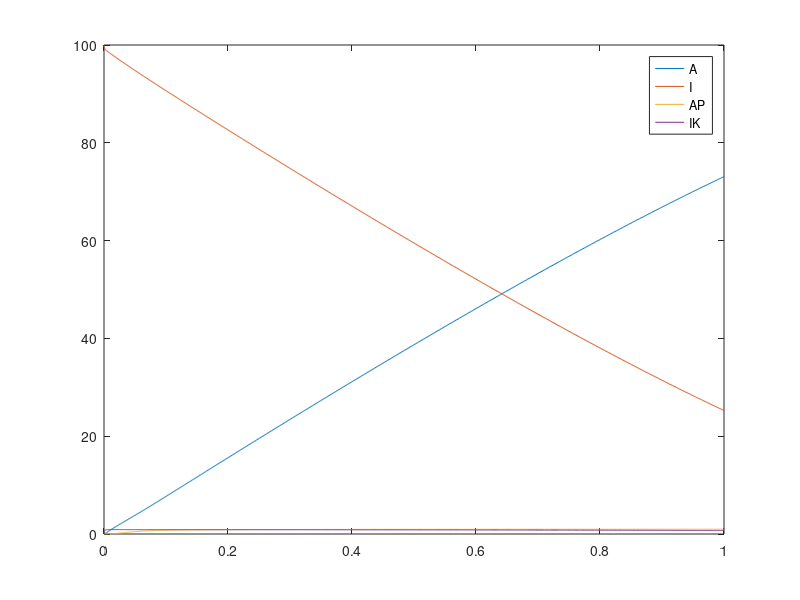
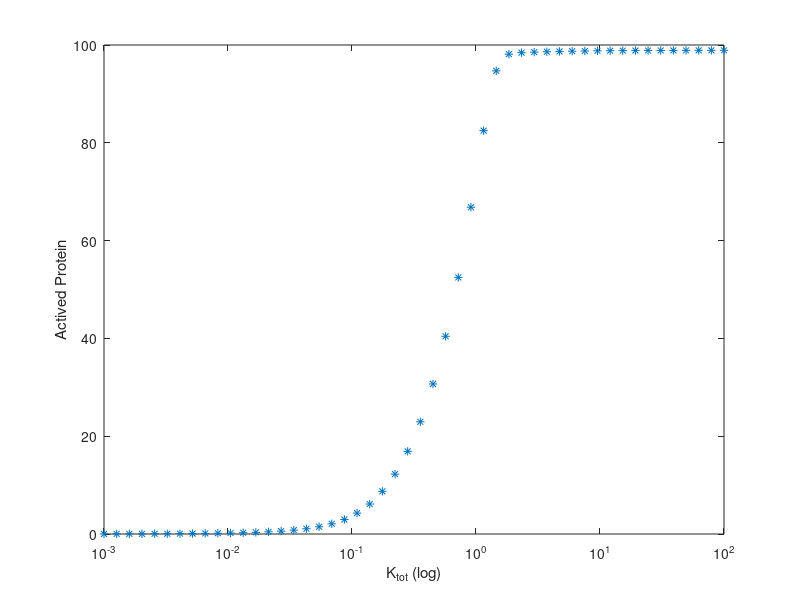

Reproduce these figures in MATLAB, in order.
% model equations
%f =@(x,y) a*x + b*y; 
%g =@(x,y) c*x + d*y;

%[T, X] = ode45(@(t,x)[f(x(1),x(2));g(x(1),x(2))], [0,1000], [.1,.1] );

I_tot = 100;
K_tot = 1;
P_tot = 1;

k_onA = 10;
k_offA = 10;
k_onI = 10;
k_offI = 10;
k_catI = 10;
k_catA = 100;

dAdt =@(A, I, AP, IK) -k_onA * (P_tot - AP) * A + k_offA * AP + k_catA * IK;
dAPdt =@(A, I, AP, IK) k_onA * (P_tot - AP) * A - k_offA * AP - k_catI * AP;
dIdt =@(A, I, AP, IK) -k_onI * (K_tot - IK) * I + k_offI * IK + k_catI * AP;
dIKdt =@(A, I, AP, IK) k_onI * (K_tot - IK) * I - k_offI * IK - k_catA * IK;

[T, X] = ode45(@(t, x)[dAdt(x(1),x(2),x(3), x(4)); dIdt(x(1),x(2),x(3), x(4)); 
    dAPdt(x(1),x(2),x(3), x(4)); dIKdt(x(1),x(2),x(3), x(4))], [0, 1], [0.0, I_tot, 0.0, 0.0]) 

figure;
plot(T, X)
legend('A', 'I', 'AP', 'IK')

figure;
K_tot = logspace(-3, 2, 50);
A = [];
for k_tot_var = K_tot 
    dAdt =@(A, I, AP, IK) -k_onA * (P_tot - AP) * A + k_offA * AP + k_catA * IK;
    dAPdt =@(A, I, AP, IK) k_onA * (P_tot - AP) * A - k_offA * AP - k_catI * AP;
    dIdt =@(A, I, AP, IK) -k_onI * (k_tot_var - IK) * I + k_offI * IK + k_catI * AP;
    dIKdt =@(A, I, AP, IK) k_onI * (k_tot_var - IK) * I - k_offI * IK - k_catA * IK;

    [T, X] = ode23s(@(t, x)[dAdt(x(1),x(2),x(3), x(4)); dIdt(x(1),x(2),x(3), x(4)); 
        dAPdt(x(1),x(2),x(3), x(4)); dIKdt(x(1),x(2),x(3), x(4))], [0, 1], [0.0, I_tot, 0.0, 0.0]); 
    
    %store A
    A = [A, X(end, 1)];
end
plot(K_tot, A, '*')
xlabel('K_{tot} (log)')
ylabel('Actived Protein')
set(gca, 'XScale', 'log')
